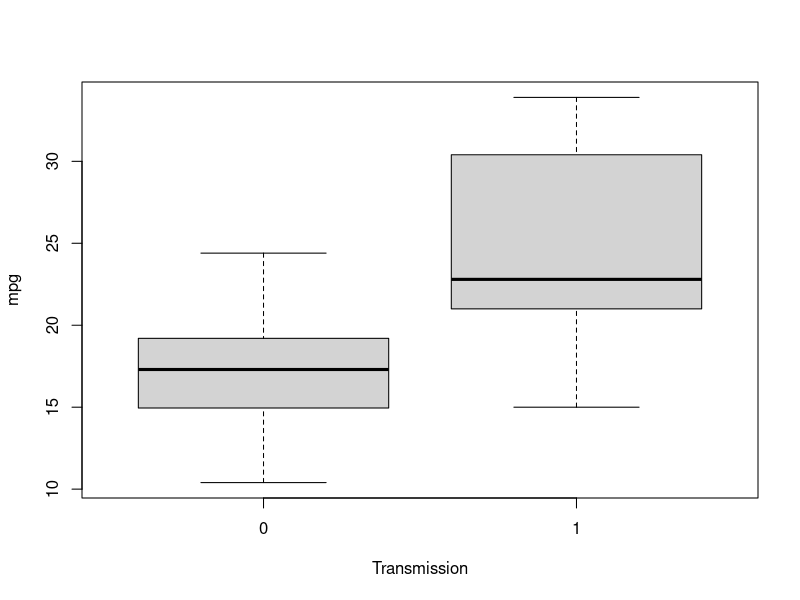

This figure's R source: (Note: this script raises an error after producing the figure.)
## ---- chunk 1
#M1
basefit<-lm(mpg~am,mtcars) 
summary(basefit) 
## ---- chunk 2
#M2
fullfit<-lm(mpg~.,mtcars) 
summary(fullfit) 
## ---- chunk 3
#M3
stepfit<-step(fullfit, direction="both", trace=FALSE)  
summary(stepfit) 
## ---- chunk 4
#Plot 1
boxplot(mpg~am,mtcars,xlab="Transmission")

## ---- chunk 5
library(car) 
scatterplot.matrix(~am  +cyl+disp  +hp+drat+wt+qsec |mpg, data=mtcars, main="MPG")

## ---- chunk 6
par(mfrow=c(2,2))
plot(stepfit) 

